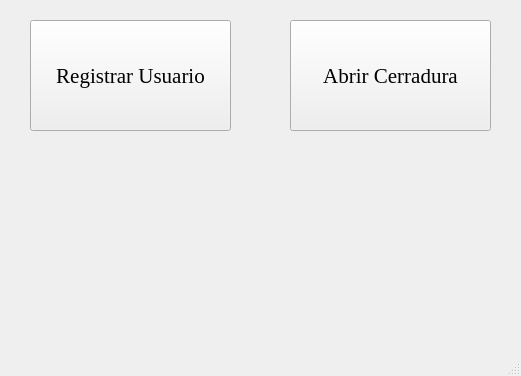
<?xml version="1.0" encoding="UTF-8"?>
<ui version="4.0">
 <class>MainWindow</class>
 <widget class="QMainWindow" name="MainWindow">
  <property name="geometry">
   <rect>
    <x>0</x>
    <y>0</y>
    <width>521</width>
    <height>376</height>
   </rect>
  </property>
  <property name="windowTitle">
   <string>MainWindow</string>
  </property>
  <widget class="QWidget" name="centralwidget">
   <widget class="QPushButton" name="registroUsr">
    <property name="geometry">
     <rect>
      <x>30</x>
      <y>20</y>
      <width>201</width>
      <height>111</height>
     </rect>
    </property>
    <property name="font">
     <font>
      <family>Times New Roman</family>
      <pointsize>16</pointsize>
     </font>
    </property>
    <property name="text">
     <string>Registrar Usuario</string>
    </property>
   </widget>
   <widget class="QPushButton" name="actCerradura">
    <property name="geometry">
     <rect>
      <x>290</x>
      <y>20</y>
      <width>201</width>
      <height>111</height>
     </rect>
    </property>
    <property name="font">
     <font>
      <family>Times New Roman</family>
      <pointsize>16</pointsize>
     </font>
    </property>
    <property name="text">
     <string>Abrir Cerradura</string>
    </property>
   </widget>
   <widget class="QLabel" name="showRes">
    <property name="geometry">
     <rect>
      <x>0</x>
      <y>220</y>
      <width>521</width>
      <height>81</height>
     </rect>
    </property>
    <property name="font">
     <font>
      <family>Times New Roman</family>
      <pointsize>15</pointsize>
      <italic>true</italic>
     </font>
    </property>
    <property name="frameShape">
     <enum>QFrame::NoFrame</enum>
    </property>
    <property name="text">
     <string/>
    </property>
    <property name="alignment">
     <set>Qt::AlignCenter</set>
    </property>
   </widget>
  </widget>
  <widget class="QStatusBar" name="statusbar"/>
 </widget>
 <resources/>
 <connections/>
</ui>
